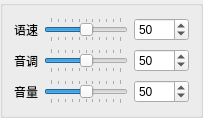
            <widget class="QGroupBox" name="groupBox_8">
             <property name="title">
              <string/>
             </property>
             <layout class="QVBoxLayout" name="verticalLayout_16">
              <item>
               <layout class="QVBoxLayout" name="verticalLayout_2">
                <item>
                 <layout class="QHBoxLayout" name="horizontalLayout_6">
                  <item>
                   <widget class="QLabel" name="label_17">
                    <property name="text">
                     <string>语速</string>
                    </property>
                    <property name="alignment">
                     <set>Qt::AlignLeading|Qt::AlignLeft|Qt::AlignVCenter</set>
                    </property>
                   </widget>
                  </item>
                  <item>
                   <widget class="QSlider" name="spd_xf">
                    <property name="maximum">
                     <number>100</number>
                    </property>
                    <property name="singleStep">
                     <number>10</number>
                    </property>
                    <property name="pageStep">
                     <number>10</number>
                    </property>
                    <property name="value">
                     <number>50</number>
                    </property>
                    <property name="orientation">
                     <enum>Qt::Horizontal</enum>
                    </property>
                    <property name="tickPosition">
                     <enum>QSlider::TicksBothSides</enum>
                    </property>
                   </widget>
                  </item>
                  <item>
                   <widget class="QSpinBox" name="vol_spin_ali_2">
                    <property name="minimumSize">
                     <size>
                      <width>55</width>
                      <height>0</height>
                     </size>
                    </property>
                    <property name="maximum">
                     <number>100</number>
                    </property>
                    <property name="value">
                     <number>50</number>
                    </property>
                   </widget>
                  </item>
                 </layout>
                </item>
                <item>
                 <layout class="QHBoxLayout" name="horizontalLayout_9">
                  <item>
                   <widget class="QLabel" name="label_15">
                    <property name="sizePolicy">
                     <sizepolicy hsizetype="Preferred" vsizetype="Preferred">
                      <horstretch>0</horstretch>
                      <verstretch>0</verstretch>
                     </sizepolicy>
                    </property>
                    <property name="text">
                     <string>音调</string>
                    </property>
                    <property name="alignment">
                     <set>Qt::AlignCenter</set>
                    </property>
                   </widget>
                  </item>
                  <item>
                   <widget class="QSlider" name="pit_xf">
                    <property name="maximum">
                     <number>100</number>
                    </property>
                    <property name="singleStep">
                     <number>10</number>
                    </property>
                    <property name="pageStep">
                     <number>10</number>
                    </property>
                    <property name="value">
                     <number>50</number>
                    </property>
                    <property name="orientation">
                     <enum>Qt::Horizontal</enum>
                    </property>
                    <property name="tickPosition">
                     <enum>QSlider::TicksBothSides</enum>
                    </property>
                   </widget>
                  </item>
                  <item>
                   <widget class="QSpinBox" name="vol_spin_ali_3">
                    <property name="minimumSize">
                     <size>
                      <width>55</width>
                      <height>0</height>
                     </size>
                    </property>
                    <property name="maximum">
                     <number>100</number>
                    </property>
                    <property name="value">
                     <number>50</number>
                    </property>
                   </widget>
                  </item>
                 </layout>
                </item>
                <item>
                 <layout class="QHBoxLayout" name="horizontalLayout_18">
                  <item>
                   <widget class="QLabel" name="label_16">
                    <property name="text">
                     <string>音量</string>
                    </property>
                   </widget>
                  </item>
                  <item>
                   <widget class="QSlider" name="vol_xf">
                    <property name="maximum">
                     <number>100</number>
                    </property>
                    <property name="singleStep">
                     <number>10</number>
                    </property>
                    <property name="pageStep">
                     <number>10</number>
                    </property>
                    <property name="value">
                     <number>50</number>
                    </property>
                    <property name="orientation">
                     <enum>Qt::Horizontal</enum>
                    </property>
                    <property name="tickPosition">
                     <enum>QSlider::TicksBothSides</enum>
                    </property>
                   </widget>
                  </item>
                  <item>
                   <widget class="QSpinBox" name="vol_spin_ali_4">
                    <property name="minimumSize">
                     <size>
                      <width>55</width>
                      <height>0</height>
                     </size>
                    </property>
                    <property name="maximum">
                     <number>100</number>
                    </property>
                    <property name="value">
                     <number>50</number>
                    </property>
                   </widget>
                  </item>
                 </layout>
                </item>
               </layout>
              </item>
             </layout>
            </widget>
